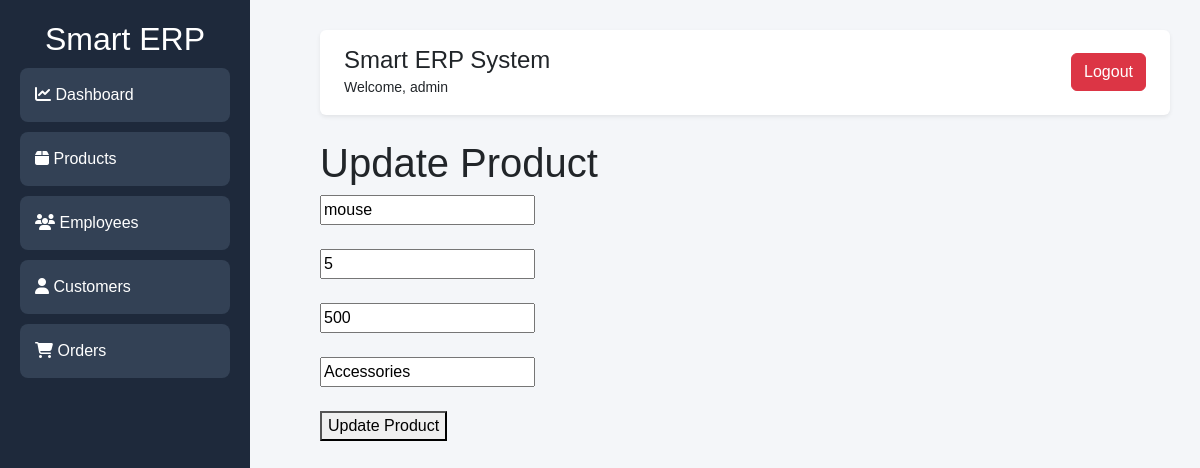
/update-product/2/ (signed in), run on the app's committed database.
### dashboardapp/models.py (models this page shows, shortened)
class Product(models.Model):
    name = models.CharField(max_length=100)
    quantity = models.IntegerField()
    price = models.IntegerField()
    category = models.CharField(max_length=100)

### dashboardapp/views.py (the view, shortened to what this page needs)
@login_required(login_url='/login/')
def update_product(request, id):
    product = Product.objects.get(id=id)
    return render(
        request,
        'update_product.html',
        {
            'product': product
        }
    )

### dashboardapp/templates/update_product.html (shortened to what this page needs)
{% extends 'base.html' %}
{% block content %}
<h1>Update Product</h1>
<form method="POST">
    <input
        type="text"
        name="name"
        value="{{ product.name }}"
    >
    <br><br>
    <input
        type="number"
        name="quantity"
        value="{{ product.quantity }}"
    >
    <br><br>
    <input
        type="number"
        name="price"
        value="{{ product.price }}"
    >
    <br><br>
    <input
        type="text"
        name="category"
        value="{{ product.category }}"
    >
    <br><br>
    <button type="submit">
        Update Product
    </button>
</form>
{% endblock %}

### dashboardapp/templates/base.html (shortened to what this page needs)
<!DOCTYPE html>
<html>
<head>
    <link
    href="https://cdn.jsdelivr.net/npm/bootstrap@5.3.3/dist/css/bootstrap.min.css"
    rel="stylesheet"
>
<link
    rel="stylesheet"
    href="https://cdnjs.cloudflare.com/ajax/libs/font-awesome/6.5.2/css/all.min.css"
>
</head>
<body>
    <div class="sidebar">
        <h2>Smart ERP</h2>
        <ul>
            <li>
    <a href="/">
        <i class="fa-solid fa-chart-line"></i>
        Dashboard
    </a>
</li>
<li>
    <a href="/products/">
        <i class="fa-solid fa-box"></i>
        Products
    </a>
</li>
<li>
    <a href="/employees/">
        <i class="fa-solid fa-users"></i>
        Employees
    </a>
</li>
<li>
    <a href="/customers/">
        <i class="fa-solid fa-user"></i>
        Customers
    </a>
</li>
<li>
    <a href="/orders/">
        <i class="fa-solid fa-cart-shopping"></i>
        Orders
    </a>
</li>
        </ul>
    </div>
    <div class="main">
        <nav class="navbar navbar-light bg-white shadow-sm rounded px-4 py-3 mb-4">
        <div>
               <h4 class="mb-0">
        Smart ERP System
    </h4>
    <small>
        Welcome,
        {{ request.user.username }}
    </small>
        </div>
        <div>
            <a
    href="/logout/"
    class="btn btn-danger"
>
    Logout
</a>
        </div>
    </nav>
        {% block content %}
        {% endblock %}
    </div>
</body>
</html>

### dashboardapp/templates/base.html (style rules this page uses)
body { margin:0; font-family:Arial; background:#f4f6f9; }
.sidebar { width:250px; height:100vh; background:#1e293b; color:white; position:fixed; padding:20px; }
.sidebar h2 { text-align:center; }
.sidebar ul { list-style:none; padding:0; }
.sidebar ul li { padding:15px; margin-top:10px; background:#334155; border-radius:8px; }
.main { margin-left:290px; padding:30px; }
a { color:white; text-decoration:none; display:block; }

### data on the page
Product: name "mouse", quantity "5", price "500", category "Accessories"

### other printed values
{{ request.user.username }} "admin"
